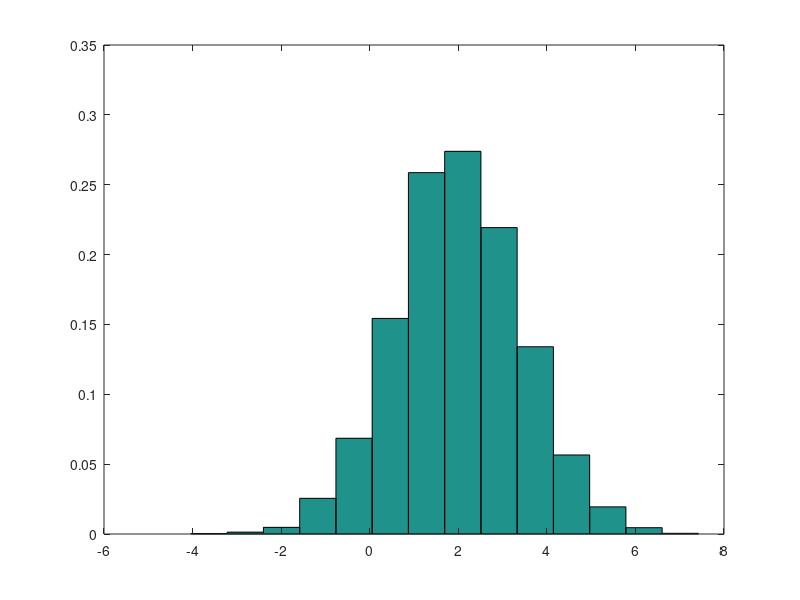

MATLAB code to generate this figure:
clear
clc 
n = 10000;
X = randn(1, n);
m = 2;
sig = sqrt(2);
X = sig*X + m;
Mn = mean(X);
Sn = std(X);
nbins = round(1+3.322*log10(n));
minX = min(X);
maxX = max(X);
e = linspace(minX,maxX,nbins+1);
H = histc(X,e);
H(nbins) = H(nbins)+H(nbins+1);
H = H(1:nbins); % resize H
bw = (maxX-minX)/nbins; % bin width
a = e(1:nbins); % left edge sequence
b = e(2:nbins+1); % right edge sequence
bin_centers = (a+b)/2; % bin centers
bar(bin_centers,H/(bw*n),'hist')
hold on
t = linspace(min(X),max(X),150);
hold off
fprintf('Mn: %d\n', Mn);
fprintf('Sn: %d\n', Sn);